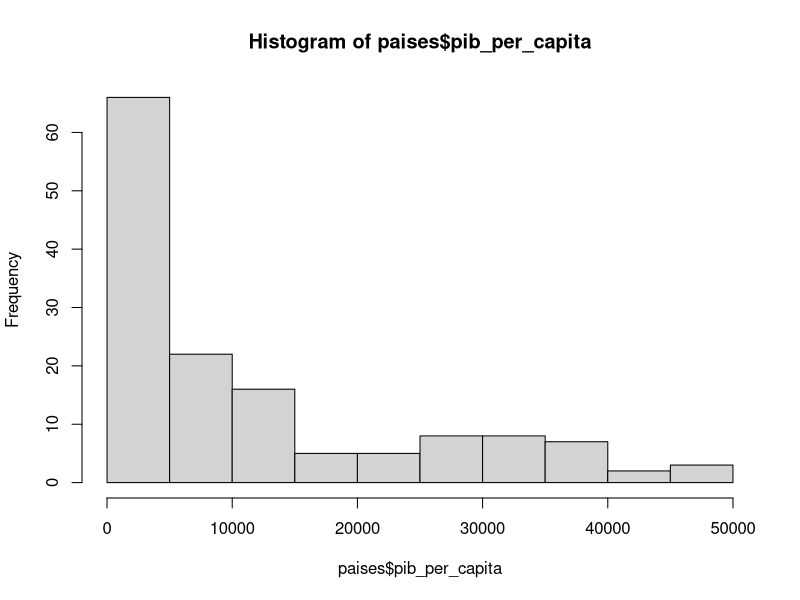
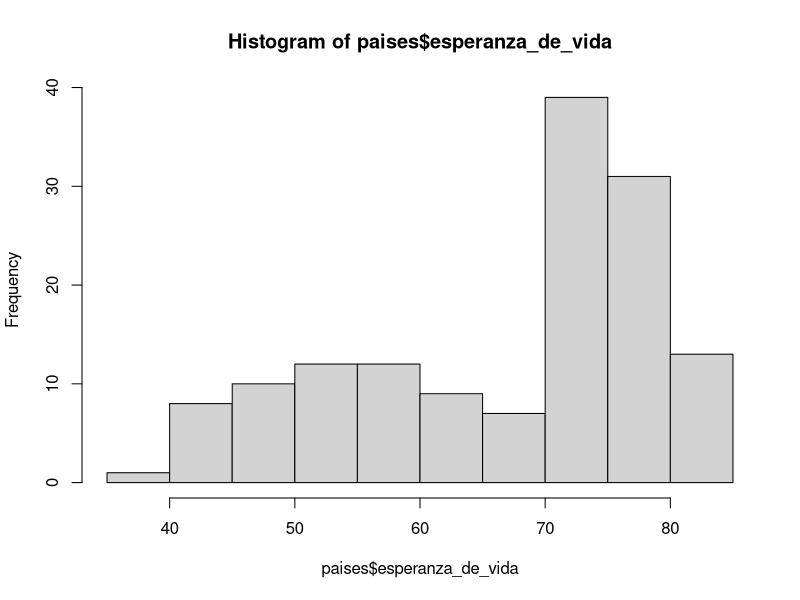
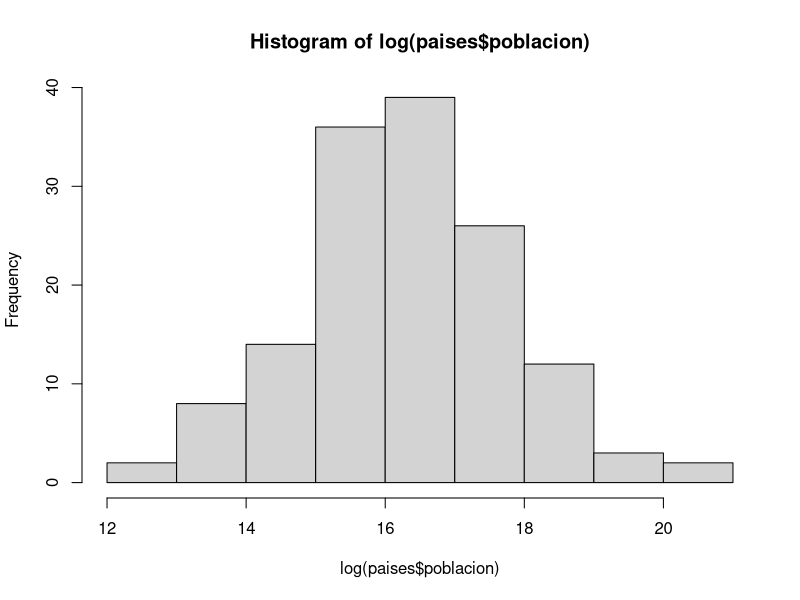

Source code (R) for these figures, in order:
# nombre del archivo a mandar por correo:
# Felipe_Morales_Estadistica_profesor Leiva
# ejemplo:
# juan_perez_inferencia_beltran.R

# No olvide ejecutar las líneas 6 y 11 antes de empezar el resto del trabajo
# library("datos_e.xlsx")
library(readxl)

# 1. Use la función read_excel para cargar los datos que se encuentran en el archivo excel 

misdatos <- read_excel("datos_e.xlsx")
paises <- read_excel("datos_e.xlsx")
c <- c(paises$esperanza_de_vida)
paises$esperanza_de_vida
h <- c(paises$poblacion)
paises$poblacion
j <- c(paises$pib_per_capita)
paises$pib_per_capita


# 2. Para las variables "pib_per_capita" y "esperanza_de_vida" compute lo siguiente
# 2.1 la media cada una (4 pts)
mean(paises$pib_per_capita)
mean(paises$esperanza_de_vida)
# 2.2 la desviación estandar de cada una (4 pts)
sd(paises$pib_per_capita)
sd(paises$esperanza_de_vida)
# 2.3 la cantidad de observaciones (n) de cada una (4 pts)
robs<-142 
rnorm(robs,67,12)
rnorm(robs,11680,12859.94)


# 3. Grafique los histogramas de estas tres variables:
# "pib_per_capita" (2 pto), "esperanza_de_vida" (2 pto) y el logaritmo natural de la variable "población" (4 pts).
# Puede usar cualquier función y paquete de R que grafique histogramas
hist(paises$pib_per_capita)
hist(paises$esperanza_de_vida)
hist(log(paises$poblacion))
